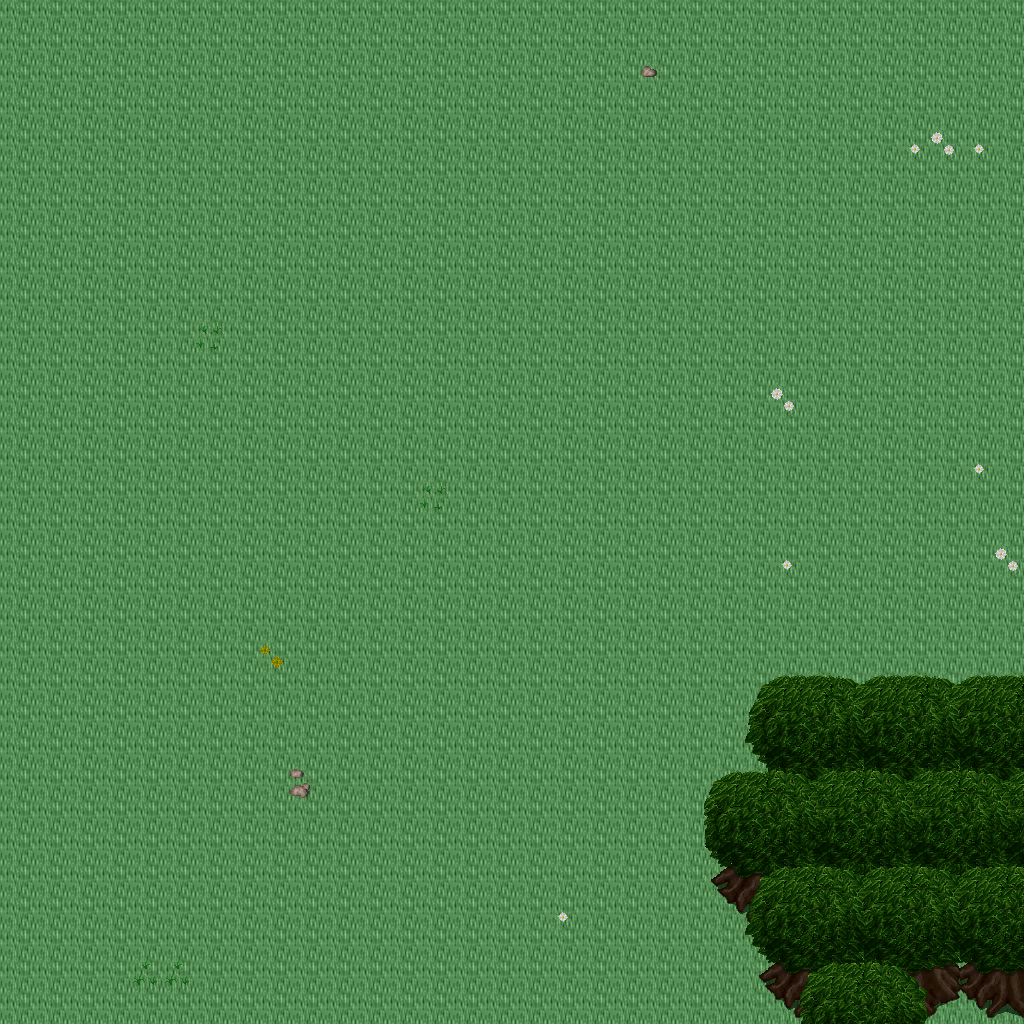

A 2D game scene composited from a Tiled map and its tileset images. What follows is a short description and the map's XML, with each tile layer's data collapsed to a summary:
An orthogonal 32x32 tile map with 32x32 px tiles, 5 tile layers (Ground, Objects, Objects2, Above, ...), 1 hidden layer not drawn, 35 tilesets.

<map version="1.10" tiledversion="1.11.0" orientation="orthogonal" renderorder="right-down" width="32" height="32" tilewidth="32" tileheight="32" infinite="0" nextlayerid="11" nextobjectid="1">
 <tileset firstgid="1" name="ground_ground" tilewidth="32" tileheight="32" tilecount="33" columns="3">
  <image source="../drawable/ground_ground.png" width="96" height="352" />
 </tileset>
 <tileset firstgid="34" name="ground_ice_ice" tilewidth="32" tileheight="32" tilecount="3" columns="3">
  <image source="../drawable/ground_ice_ice.png" width="96" height="32" />
 </tileset>
 <tileset firstgid="37" name="plant_flower_daisy_white" tilewidth="32" tileheight="32" tilecount="8" columns="2">
  <image source="../drawable/plant_flower_daisy_white.png" width="64" height="128" />
 </tileset>
 <tileset firstgid="45" name="ground_rock_pebbles" tilewidth="32" tileheight="32" tilecount="3" columns="1">
  <image source="../drawable/ground_rock_pebbles.png" width="32" height="96" />
 </tileset>
 <tileset firstgid="48" name="plant_grasses" tilewidth="32" tileheight="32" tilecount="6" columns="3">
  <image source="../drawable/plant_grasses.png" width="96" height="64" />
 </tileset>
 <tileset firstgid="54" name="plant_leaves" tilewidth="32" tileheight="32" tilecount="8" columns="4">
  <image source="../drawable/plant_leaves.png" width="128" height="64" />
 </tileset>
 <tileset firstgid="62" name="ground_grass_edges" tilewidth="32" tileheight="32" tilecount="36" columns="12">
  <image source="../drawable/ground_grass_edges.png" width="384" height="96" />
 </tileset>
 <tileset firstgid="98" name="plant_flower_daisy_yellow" tilewidth="32" tileheight="32" tilecount="8" columns="2">
  <image source="../drawable/plant_flower_daisy_yellow.png" width="64" height="128" />
 </tileset>
 <tileset firstgid="106" name="plant_bush_bushes" tilewidth="32" tileheight="32" tilecount="10" columns="5">
  <image source="../drawable/plant_bush_bushes.png" width="160" height="64" />
 </tileset>
 <tileset firstgid="116" name="plant_stump_stump_brown" tilewidth="32" tileheight="32" tilecount="4" columns="2">
  <image source="../drawable/plant_stump_stump_brown.png" width="64" height="64" />
 </tileset>
 <tileset firstgid="120" name="plant_stump_stump_green" tilewidth="32" tileheight="32" tilecount="4" columns="2">
  <image source="../drawable/plant_stump_stump_green.png" width="64" height="64" />
 </tileset>
 <tileset firstgid="124" name="item_pot_pot_golden" tilewidth="32" tileheight="32" tilecount="4" columns="4">
  <image source="../drawable/item_pot_pot_golden.png" width="128" height="32" />
 </tileset>
 <tileset firstgid="128" name="plant_tree_tree_darkgreen" tilewidth="32" tileheight="32" tilecount="88" columns="8">
  <image source="../drawable/plant_tree_tree_darkgreen.png" width="256" height="352" />
 </tileset>
 <tileset firstgid="216" name="plant_flower_daisy_blue" tilewidth="32" tileheight="32" tilecount="8" columns="2">
  <image source="../drawable/plant_flower_daisy_blue.png" width="64" height="128" />
 </tileset>
 <tileset firstgid="224" name="ground_water_water_bubbles" tilewidth="32" tileheight="32" tilecount="32" columns="8">
  <image source="../drawable/ground_water_water_bubbles.png" width="256" height="128" />
 </tileset>
 <tileset firstgid="256" name="ground_water_pool" tilewidth="32" tileheight="32" tilecount="72" columns="3">
  <image source="../drawable/ground_water_pool.png" width="96" height="768" />
 </tileset>
 <tileset firstgid="328" name="building_castle" tilewidth="32" tileheight="32" tilecount="320" columns="20">
  <image source="../drawable/building_castle.png" width="640" height="512" />
 </tileset>
 <tileset firstgid="648" name="ground_cobbled_paving" tilewidth="32" tileheight="32" tilecount="1" columns="1">
  <image source="../drawable/ground_cobbled_paving.png" width="32" height="32" />
 </tileset>
 <tileset firstgid="649" name="ground_grass_corners" tilewidth="32" tileheight="32" tilecount="24" columns="6">
  <image source="../drawable/ground_grass_corners.png" width="192" height="128" />
 </tileset>
 <tileset firstgid="673" name="building_fence_fence_chunky" tilewidth="32" tileheight="32" tilecount="21" columns="3">
  <image source="../drawable/building_fence_fence_chunky.png" width="96" height="224" />
 </tileset>
 <tileset firstgid="694" name="item_sign_large" tilewidth="32" tileheight="32" tilecount="15" columns="5">
  <image source="../drawable/item_sign_large.png" width="160" height="96" />
 </tileset>
 <tileset firstgid="709" name="building_decoration_fancy_gate" tilewidth="32" tileheight="32" tilecount="12" columns="3">
  <image source="../drawable/building_decoration_fancy_gate.png" width="96" height="128" />
 </tileset>
 <tileset firstgid="721" name="logic_creature_rodent" tilewidth="32" tileheight="32" tilecount="8" columns="8">
  <image source="../drawable/logic_creature_rodent.png" width="256" height="32" />
 </tileset>
 <tileset firstgid="729" name="logic_creature_animal" tilewidth="32" tileheight="32" tilecount="32" columns="8">
  <image source="../drawable/logic_creature_animal.png" width="256" height="128" />
 </tileset>
 <tileset firstgid="761" name="logic_item_mushroom" tilewidth="32" tileheight="32" tilecount="6" columns="6">
  <image source="../drawable/logic_item_mushroom.png" width="192" height="32" />
 </tileset>
 <tileset firstgid="767" name="logic_item_sheepfood" tilewidth="32" tileheight="32" tilecount="1" columns="1">
  <image source="../drawable/logic_item_sheepfood.png" width="32" height="32" />
 </tileset>
 <tileset firstgid="768" name="logic_collision" tilewidth="32" tileheight="32" tilecount="1" columns="1">
  <image source="../drawable/logic_collision.png" width="32" height="32" />
 </tileset>
 <tileset firstgid="769" name="logic_protection" tilewidth="32" tileheight="32" tilecount="2" columns="2">
  <image source="../drawable/logic_protection.png" width="64" height="32" />
 </tileset>
 <tileset firstgid="771" name="ground_green_paving" tilewidth="32" tileheight="32" tilecount="18" columns="3">
  <image source="../drawable/ground_green_paving.png" width="96" height="192" />
 </tileset>
 <tileset firstgid="789" name="item_hen_nest" tilewidth="32" tileheight="32" tilecount="1" columns="1">
  <image source="../drawable/item_hen_nest.png" width="32" height="32" />
 </tileset>
 <tileset firstgid="790" name="logic_item_dairy" tilewidth="32" tileheight="32" tilecount="1" columns="1">
  <image source="../drawable/logic_item_dairy.png" width="32" height="32" />
 </tileset>
 <tileset firstgid="791" name="light_door_light_ew" tilewidth="32" tileheight="32" tilecount="18" columns="6">
  <image source="../drawable/light_door_light_ew.png" width="192" height="96" />
 </tileset>
 <tileset firstgid="809" name="building_barnyard" tilewidth="32" tileheight="32" tilecount="200" columns="8">
  <image source="../drawable/building_barnyard.png" width="256" height="800" />
 </tileset>
 <tileset firstgid="1009" name="logic_creature_reptile" tilewidth="32" tileheight="32" tilecount="7" columns="7">
  <image source="../drawable/logic_creature_reptile.png" width="224" height="32" />
 </tileset>
 <tileset firstgid="1016" name="logic_creature_fowl" tilewidth="32" tileheight="32" tilecount="6" columns="6">
  <image source="../drawable/logic_creature_fowl.png" width="192" height="32" />
 </tileset>
 <layer id="1" name="Ground" width="32" height="32">
  <data>[1024 cells, 1024 non-empty, 1 distinct tile ids]</data>
 </layer>
 <layer id="2" name="Objects" width="32" height="32">
  <data>[1024 cells, 18 non-empty, 7 distinct tile ids]</data>
 </layer>
 <layer id="3" name="Objects2" width="32" height="32">
  <data>[1024 cells, 21 non-empty, 13 distinct tile ids]</data>
 </layer>
 <layer id="4" name="Above" width="32" height="32">
  <data>[1024 cells, 91 non-empty, 31 distinct tile ids]</data>
 </layer>
 <layer id="5" name="Above2" width="32" height="32">
  <data>[1024 cells, 2 non-empty, 1 distinct tile ids]</data>
 </layer>
 <layer id="6" name="Walkable" width="32" height="32" visible="0">
  <data>[1024 cells, 82 non-empty, 1 distinct tile ids]</data>
 </layer>
 <objectgroup id="7" name="Mapevents" />
 <objectgroup id="8" name="Spawn" />
 <objectgroup id="9" name="Keys" />
 <objectgroup id="10" name="Replace" />
</map>
